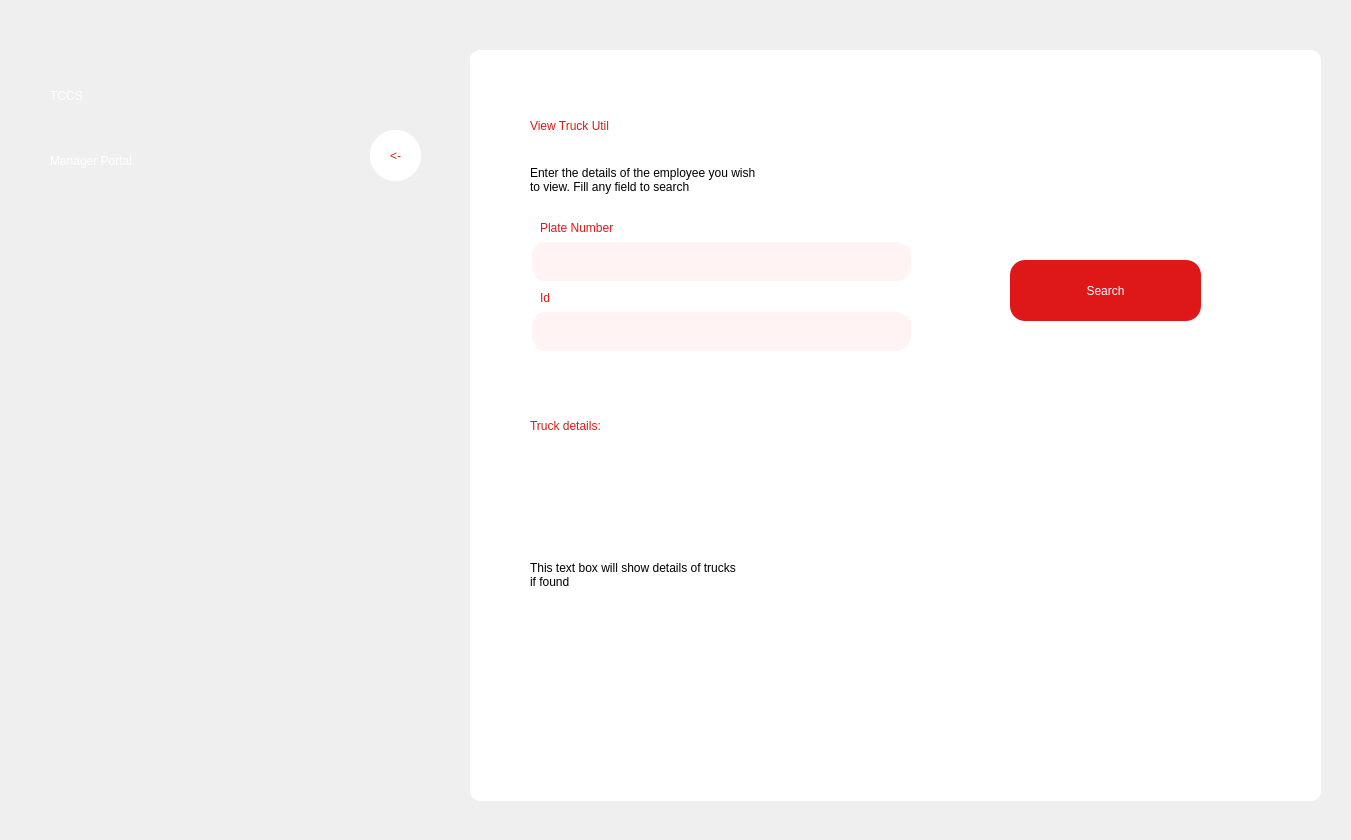
<?xml version="1.0" encoding="UTF-8"?>
<ui version="4.0">
 <class>Dialog</class>
 <widget class="QDialog" name="Dialog">
  <property name="geometry">
   <rect>
    <x>0</x>
    <y>0</y>
    <width>1351</width>
    <height>840</height>
   </rect>
  </property>
  <property name="windowTitle">
   <string>Dialog</string>
  </property>
  <widget class="QWidget" name="widget" native="true">
   <property name="geometry">
    <rect>
     <x>0</x>
     <y>0</y>
     <width>1351</width>
     <height>841</height>
    </rect>
   </property>
   <widget class="QLabel" name="label">
    <property name="geometry">
     <rect>
      <x>0</x>
      <y>0</y>
      <width>1351</width>
      <height>841</height>
     </rect>
    </property>
    <property name="text">
     <string/>
    </property>
    <property name="pixmap">
     <pixmap>truck2.jpg</pixmap>
    </property>
    <property name="scaledContents">
     <bool>true</bool>
    </property>
   </widget>
   <widget class="QLabel" name="label_2">
    <property name="geometry">
     <rect>
      <x>50</x>
      <y>50</y>
      <width>181</width>
      <height>91</height>
     </rect>
    </property>
    <property name="styleSheet">
     <string notr="true">font: 75 48pt &quot;League Spartan&quot;;
color: white;</string>
    </property>
    <property name="text">
     <string>TCCS</string>
    </property>
   </widget>
   <widget class="QLabel" name="label_3">
    <property name="geometry">
     <rect>
      <x>50</x>
      <y>140</y>
      <width>301</width>
      <height>41</height>
     </rect>
    </property>
    <property name="styleSheet">
     <string notr="true">font: 75 28pt &quot;League Spartan&quot;;
color: white</string>
    </property>
    <property name="text">
     <string>Manager Portal</string>
    </property>
   </widget>
   <widget class="QPushButton" name="backButton">
    <property name="geometry">
     <rect>
      <x>370</x>
      <y>130</y>
      <width>51</width>
      <height>51</height>
     </rect>
    </property>
    <property name="styleSheet">
     <string notr="true">QPushButton{
font: 75 20pt &quot;Calibri&quot;;
color: rgb(222, 24, 24);
background-color: white;
border-radius: 25px
}
QPushButton:hover{
background-color: &quot;#222222&quot;

}</string>
    </property>
    <property name="text">
     <string>&lt;-</string>
    </property>
   </widget>
   <widget class="QWidget" name="viewEmployeeWidget" native="true">
    <property name="geometry">
     <rect>
      <x>470</x>
      <y>50</y>
      <width>851</width>
      <height>751</height>
     </rect>
    </property>
    <property name="styleSheet">
     <string notr="true">background-color: white;
border-radius: 10px</string>
    </property>
    <widget class="QLabel" name="label_16">
     <property name="geometry">
      <rect>
       <x>60</x>
       <y>50</y>
       <width>321</width>
       <height>51</height>
      </rect>
     </property>
     <property name="styleSheet">
      <string notr="true">font: 75 24pt &quot;League Spartan&quot;;
color: rgb(222,24,24);
</string>
     </property>
     <property name="text">
      <string>View Truck Util</string>
     </property>
    </widget>
    <widget class="QLabel" name="label_17">
     <property name="geometry">
      <rect>
       <x>60</x>
       <y>100</y>
       <width>421</width>
       <height>61</height>
      </rect>
     </property>
     <property name="styleSheet">
      <string notr="true">font: 25 13pt &quot;Calibri&quot;;</string>
     </property>
     <property name="text">
      <string>&lt;html&gt;&lt;head/&gt;&lt;body&gt;&lt;p&gt;Enter the details of the employee you wish&lt;br/&gt;to view. Fill any field to search&lt;/p&gt;&lt;/body&gt;&lt;/html&gt;</string>
     </property>
    </widget>
    <widget class="QLabel" name="label_11">
     <property name="geometry">
      <rect>
       <x>70</x>
       <y>170</y>
       <width>121</width>
       <height>16</height>
      </rect>
     </property>
     <property name="styleSheet">
      <string notr="true">color: rgb(222,24,24);
font: 25 14pt &quot;Calibri&quot;;</string>
     </property>
     <property name="text">
      <string>Plate Number</string>
     </property>
    </widget>
    <widget class="QLineEdit" name="plateNumberLineEdit">
     <property name="geometry">
      <rect>
       <x>60</x>
       <y>190</y>
       <width>381</width>
       <height>41</height>
      </rect>
     </property>
     <property name="font">
      <font>
       <family>Calibri</family>
       <pointsize>12</pointsize>
       <weight>3</weight>
       <italic>false</italic>
       <bold>false</bold>
      </font>
     </property>
     <property name="styleSheet">
      <string notr="true">background-color: #fff3f3;
border-style: outset;
border-width: 2px;
border-radius: 15px;
border-color: #fff3f3;
padding-left: 10px;
font: 25 12pt &quot;Calibri&quot;;
color: #808080</string>
     </property>
    </widget>
    <widget class="QPushButton" name="searchButton">
     <property name="geometry">
      <rect>
       <x>540</x>
       <y>210</y>
       <width>191</width>
       <height>61</height>
      </rect>
     </property>
     <property name="styleSheet">
      <string notr="true">QPushButton{
font: 75 20pt &quot;League Spartan&quot;;
color: white;
background-color: rgb(222, 24, 24);
border-radius: 15px
}
QPushButton:hover{
background-color: '#eeeeee';
color: rgb(222, 24, 24);
border: 2px;
border-color: rgb(222,24,24)
}</string>
     </property>
     <property name="text">
      <string>Search</string>
     </property>
    </widget>
    <widget class="QLineEdit" name="IDLineEdit">
     <property name="geometry">
      <rect>
       <x>60</x>
       <y>260</y>
       <width>381</width>
       <height>41</height>
      </rect>
     </property>
     <property name="font">
      <font>
       <family>Calibri</family>
       <pointsize>12</pointsize>
       <weight>3</weight>
       <italic>false</italic>
       <bold>false</bold>
      </font>
     </property>
     <property name="styleSheet">
      <string notr="true">background-color: #fff3f3;
border-style: outset;
border-width: 2px;
border-radius: 15px;
border-color: #fff3f3;
padding-left: 10px;
font: 25 12pt &quot;Calibri&quot;;
color: #808080</string>
     </property>
    </widget>
    <widget class="QLabel" name="label_12">
     <property name="geometry">
      <rect>
       <x>70</x>
       <y>240</y>
       <width>121</width>
       <height>16</height>
      </rect>
     </property>
     <property name="styleSheet">
      <string notr="true">color: rgb(222,24,24);
font: 25 14pt &quot;Calibri&quot;;</string>
     </property>
     <property name="text">
      <string>Id</string>
     </property>
    </widget>
    <widget class="QLabel" name="label_4">
     <property name="geometry">
      <rect>
       <x>60</x>
       <y>350</y>
       <width>301</width>
       <height>51</height>
      </rect>
     </property>
     <property name="styleSheet">
      <string notr="true">font: 75 24pt &quot;League Spartan&quot;;
color: rgb(222,24,24);
</string>
     </property>
     <property name="text">
      <string>Truck details:</string>
     </property>
    </widget>
    <widget class="QLabel" name="truckDetailsQLabel">
     <property name="geometry">
      <rect>
       <x>60</x>
       <y>420</y>
       <width>461</width>
       <height>211</height>
      </rect>
     </property>
     <property name="styleSheet">
      <string notr="true">font: 25 15pt &quot;Calibri&quot;;</string>
     </property>
     <property name="text">
      <string>This text box will show details of trucks &lt;br&gt;if found</string>
     </property>
    </widget>
   </widget>
  </widget>
 </widget>
 <resources/>
 <connections/>
</ui>
